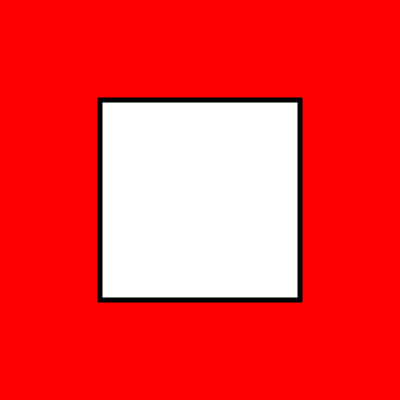
Frame 1 (no input)
Frame 60 (no input): identical to frame 1, image omitted
Frame 120 (the mouse pressed at the canvas centre since frame 60): identical to frame 1, image omitted

The p5.js sketch that drew this single still picture (run headless with seeded random() and noise() and a simulated clock; from frame 60 on, the mouse is pressed at the canvas centre):

// p5.js sketch
// ── sketch.js
function setup() {
    createCanvas(400, 400);
  }
  
  function draw() {
    background(220);
    background("red")
    strokeWeight(5)
    fill('white')
    rect(100,100,200,200)
    
    
  }
